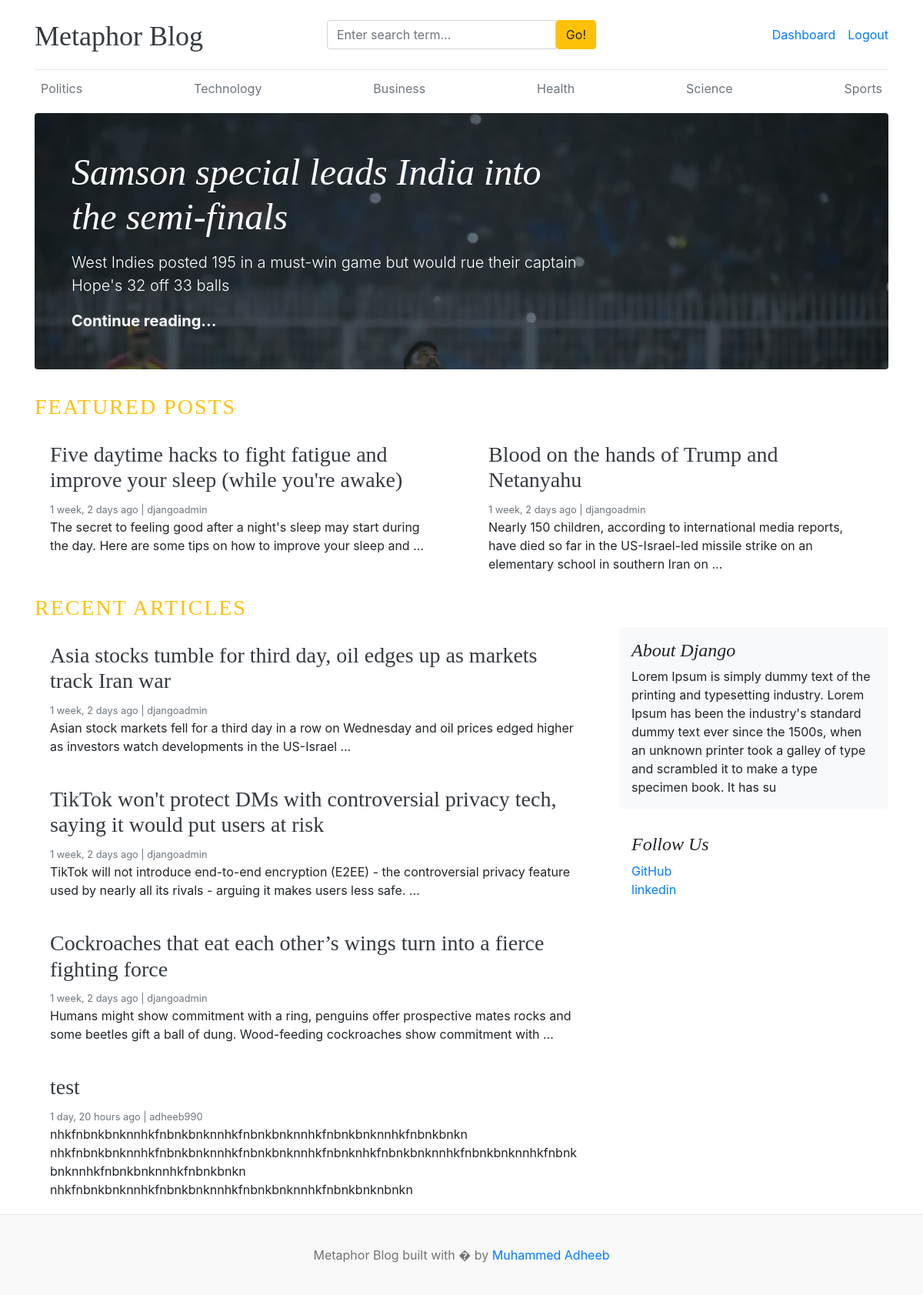
Screenshot of / (signed in) with the database file from the repository.
### blogs/models.py (models this page shows, shortened)
class Category(models.Model):
    category_name = models.CharField(max_length=50, unique=True)
    created_at = models.DateTimeField(auto_now_add=True)
    updated_at = models.DateTimeField(auto_now=True)
    class Meta:
        verbose_name_plural = 'categories'

class Blog(models.Model):
    title = models.CharField(max_length=100)
    slug = models.SlugField(max_length=150, unique=True, blank=True)
    category = models.ForeignKey(Category, on_delete=models.CASCADE)
    author = models.ForeignKey(User, on_delete=models.CASCADE)
    featured_image = models.ImageField(upload_to='uploads/%Y/%m/%d')
    short_description = models.TextField(max_length=500)
    blog_body = models.TextField(max_length=2000)
    status = models.CharField(max_length=20,choices=STATUS_CHOICES, default="Draft")
    is_featured = models.BooleanField(default=False)
    created_at = models.DateTimeField(auto_now_add=True)
    updated_at = models.DateTimeField(auto_now=True)

### assignments/models.py (models this page shows, shortened)
class About(models.Model):
    about_heading = models.CharField(max_length=25)
    about_description = models.TextField(max_length=255)
    created_at = models.DateTimeField(auto_now_add=True)
    updated_at = models.DateTimeField(auto_now=True)
    class Meta:
        verbose_name_plural = 'About'

class SocialLink(models.Model):
    platform = models.CharField(max_length=25)
    link = models.URLField(max_length=100)
    created_at = models.DateTimeField(auto_now_add=True)
    updated_at = models.DateTimeField(auto_now=True)

### blog_main/views.py (the view)
# urls.py: path('', views.home, name='home'),
def home(request):
    featured_posts = Blog.objects.filter(is_featured=True, status='Published').order_by('updated_at')
    posts = Blog.objects.filter(is_featured=False, status='Published')
    try:
        about = About.objects.get()
    except:
        about = None
    context = {
        'featured_posts': featured_posts,
        'posts': posts,
        'about': about,
    }
    return render(request, 'home.html', context)

### blogs/context_processors.py (called while the page is built)
def get_categories(request):
    categories = Category.objects.all()
    return dict(categories=categories)

def get_social_links(request):
    social_links = SocialLink.objects.all()
    return dict(social_links=social_links)

### templates/home.html
{% extends 'base.html' %}
  {% block content %}
  {% for post in featured_posts %}
    {% if forloop.first %}
    <div class="jumbotron p-3 p-md-5 text-white rounded bg-dark" style="background-image: url({{ post.featured_image.url}});background-blend-mode: overlay;background-size:cover;">
      <div class="col-md-8 px-0">
        <h1 class="display-4 font-italic">{{post.title}}</h1>
        <p class="lead my-3">{{ post.short_description | truncatewords:25 }}</p>
        <p class="lead mb-0"><a href="{% url 'blogs' post.slug %}" class="text-white font-weight-bold">Continue reading...</a></p>
      </div>
    </div>
    {% endif %}
  {% endfor %}
  <h3 class = "text-uppercase text-warning" style="letter-spacing: 2px;">Featured Posts</h3>
  <div class="row mb-2">
    {% for post in featured_posts %}
      {% if not forloop.first %}
    <div class="col-md-6">
      <div class="card border-0" >
        <div class="card-body">
          <h3><a href="{% url 'blogs' post.slug %}"class='text-dark'> {{ post.title }}</a></h3>
          <small class="mb-1 text-muted">{{ post.created_at | timesince }} ago | {{ post.author }}</small>
          <p class="card-text">{{ post.short_description | truncatewords:25}}</p>
        </div>
      </div>
    </div>
      {% endif %}
    {% endfor %}
  </div>
  <h3 class = "text-uppercase text-warning" style="letter-spacing: 2px;">Recent Articles</h3>
  <main role="main" class="container p-0">
    <div class="row">
      <div class="col-md-8 blog-main">
        {% for post in posts %}
        <div class="card border-0" >
        <div class="card-body">
    <h3>
    {% if post.slug %}
    <a href="{% url 'blogs' post.slug %}" class="text-dark">
      {{ post.title }}
    </a>
    {% else %}
    <span class="text-muted">{{ post.title }}</span>
    {% endif %}
    </h3>
          <small class="mb-1 text-muted">{{ post.created_at | timesince }} ago | {{ post.author }}</small>
          <p class="card-text">{{ post.short_description | truncatewords:25 }}</p>
        </div>
      </div>
      {% endfor %}
      </div>
      <aside class="col-md-4 blog-sidebar">
        <div class="p-3 mb-3 bg-light rounded">
          <h4 class="font-italic">{{ about.about_heading }}</h4>
          <p class="mb-0">{{ about.about_description }}</p>
        </div>
        {% if social_links %}
        <div class="p-3">
          <h4 class="font-italic">Follow Us</h4>
          <ol class="list-unstyled">
            {% for i in social_links %}
            <li><a href="{{ i.link }}" target="_blank">{{i.platform}}</a></li>
            {% endfor %}
          </ol>
        </div>
        {% endif %}
      </aside>
    </div>
  </main>
</div>
{% endblock %}

### templates/base.html (shortened to what this page needs)
{% load static %}
<!DOCTYPE html>
<html lang="en">
<head>
    <link href="https://getbootstrap.com/docs/4.0/dist/css/bootstrap.min.css" rel="stylesheet">
    <link href="{% static 'css/blog.css' %}" rel="stylesheet">
    <link rel="stylesheet" href="https://cdnjs.cloudflare.com/ajax/libs/font-awesome/4.7.0/css/font-awesome.min.css">
  </head>
<body>
    <div class="container">
      <header class="blog-header py-3">
      <div class="row align-items-center">
        <div class="col-4 pt-1">
          <a class="blog-header-logo text-dark" href="/">Metaphor Blog</a>
        </div>
      <div class="col-4">
      <form action="{% url 'search' %}" method="GET">
        <div class="input-group">
          <input
            class="form-control"
            type="text"
            name="keyword"
            value="{{ keyword }}"
            placeholder="Enter search term..."
          />
          <button type="submit" class="btn btn-warning">
            Go!
          </button>
        </div>
      </form>
    </div>
    <div class="col-4 d-flex justify-content-end align-items-center">
      {% if not user.is_authenticated %}
      <a class="btn btn-sm btn-warning" href="{% url 'login' %}">Login</a>
      &nbsp;
      <a class="btn btn-sm btn-outline-secondary" href="{% url 'register' %}">Register</a>
      {% else %}
      <span><a href="{% url 'dashboard' %}">Dashboard</a></span>
      <span><a href=" {% url 'logout' %}">Logout</a></span>
      {% endif %}
    </div>
  </div>
</header>
      <div class="nav-scroller py-1 mb-2">
        <nav class="nav d-flex justify-content-between">
          {% for cat in categories %}
          <a class="p-2 text-muted" href="{% url 'posts_by_category' cat.id %}">{{ cat.category_name}}</a>
          {% endfor %}
        </nav>
      </div>
{% block content %}
{% endblock content %}
<footer class="blog-footer">
  <p>Metaphor Blog built with � by <a href="#">Muhammed Adheeb</a></p>
</footer>
</body>
</html>

### blog_main/static/css/blog.css (style rules this page uses)
.blog-header { border-bottom: 1px solid #e5e5e5; }
.blog-header-logo { font-family: "Playfair Display", Georgia, "Times New Roman", serif; font-size: 2.25rem; }
h1, h2, h3, h4, h5, h6 { font-family: "Playfair Display", Georgia, "Times New Roman", serif; }
.display-4 { font-size: 2.5rem; }
@media (min-width: 768px) { .display-4 { font-size: 3rem; } }
.blog-footer { padding: 2.5rem 0; color: #727272; text-align: center; background-color: #f9f9f9; border-top: .05rem solid #e5e5e5; }
.blog-footer p:last-child { margin-bottom: 0; }

### rows the page displays
Category: category_name "Politics"
Category: category_name "Technology"
Category: category_name "Business"
Category: category_name "Health"
Category: category_name "Science"
Category: category_name "Sports"
Blog: featured_image (picture), title "Samson special leads India into the semi-finals", short_description "West Indies posted 195 in a must-win game but would rue their captain Hope's 32 off 33 balls"
Blog: title "Five daytime hacks to fight fatigue and improve your sleep (while you're awake)", created_at "1 week, 2 days", author "djangoadmin", short_description "The secret to feeling good after a night's sleep may start during the day. Here are some tips on how to improve your sleep and …"
Blog: title "Blood on the hands of Trump and Netanyahu", created_at "1 week, 2 days", author "djangoadmin", short_description "Nearly 150 children, according to international media reports, have died so far in the US-Israel-led missile strike on an elementary school in southern Iran on …"
Blog: title "Asia stocks tumble for third day, oil edges up as markets track Iran war", created_at "1 week, 2 days", author "djangoadmin", short_description "Asian stock markets fell for a third day in a row on Wednesday and oil prices edged higher as investors watch developments in the US-Israel …"
Blog: title "TikTok won't protect DMs with controversial privacy tech, saying it would put users at risk", created_at "1 week, 2 days", author "djangoadmin", short_description "TikTok will not introduce end-to-end encryption (E2EE) - the controversial privacy feature used by nearly all its rivals - arguing it makes users less safe. …"
Blog: title "Cockroaches that eat each other’s wings turn into a fierce fighting force", created_at "1 week, 2 days", author "djangoadmin", short_description "Humans might show commitment with a ring, penguins offer prospective mates rocks and some beetles gift a ball of dung. Wood-feeding cockroaches show commitment with …"
Blog: title "test", created_at "1 day, 20 hours", author "adheeb990", short_description "nhkfnbnkbnknnhkfnbnkbnknnhkfnbnkbnknnhkfnbnkbnknnhkfnbnkbnkn nhkfnbnkbnknnhkfnbnkbnknnhkfnbnkbnknnhkfnbnknhkfnbnkbnknnhkfnbnkbnknnhkfnbnkbnknnhkfnbnkbnknnhkfnbnkbnkn nhkfnbnkbnknnhkfnbnkbnknnhkfnbnkbnknnhkfnbnkbnknbnkn"
About: about_heading "About Django", about_description "Lorem Ipsum is simply dummy text of the printing and typesetting industry. Lorem Ipsum has been the industry's standard dummy text ever since the 1500s, when an unknown printer took a galley of type and scrambled it to make a type specimen book. It has su"
SocialLink: platform "GitHub"
SocialLink: platform "linkedin"
